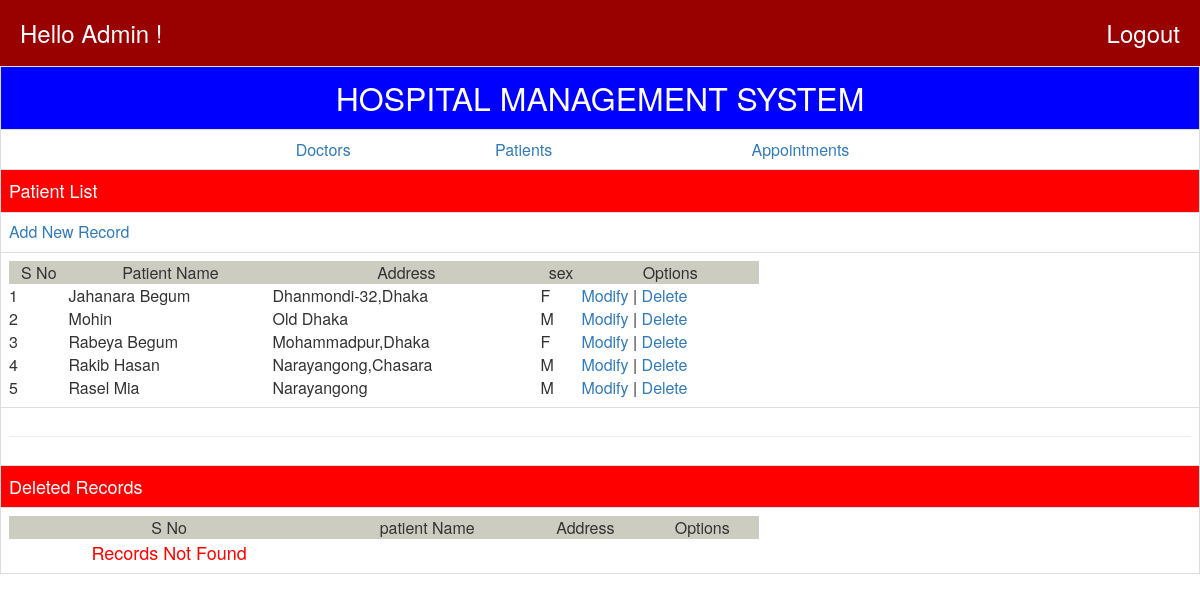
Page /PLIST.php on the committed database.
### tables this page shows
CREATE TABLE IF NOT EXISTS `patient` (
  `pno` int(11) NOT NULL AUTO_INCREMENT,
  `pname` varchar(30) NOT NULL,
  `paddr` varchar(30) NOT NULL,
  `psex` varchar(1) NOT NULL,
  `pshow` varchar(1) NOT NULL DEFAULT 'Y',
  PRIMARY KEY (`pno`)
);

### PLIST.php (the view, shortened to what this page needs)
<?php
require('connection.php');
?><html>
 <head>
 <link rel="stylesheet" href="css/bootstrap.css"/>
 </head>
 <body>
<table class="table table-bordered">
<tr bgcolor=blue><td align=center><font SIZE=6 color=white>HOSPITAL
MANAGEMENT SYSTEM</font></td></tr>
<tr><td><table align=center width=750 cellspacing=0 cellpadding=5>
<tr><td align=center><a href=dlist.php>Doctors</td><td align=center><a
href=plist.php>Patients</td><td align=center><a
href=alist.php>Appointments</td>
</table></td></tr>
<tr bgcolor=red><td ><font size=4 color=white>Patient
List</font></td></tr>
<tr><td><a href=padd.php>Add New Record</a></td></tr>
<tr><td><table width=750 cellspacing=0 cellpadding=5>
<tr bgcolor=#ccccc><td align=center>S No</td><td align=center>Patient
Name</td><td align=center>Address</td><td align=center>sex</td><td
align=center>Options</td></tr>
<?php
$rs1=mysql_query("SELECT * from patient where pshow='Y' order by
pname;");
$sno=1;
while( $row=mysql_fetch_array($rs1)) {
 echo "<tr><td>$sno</td><td>$row[1]</td><td>$row[2]</td><td>$row[3]</td><td><a
href=pmod.php?rno=".$row[0].">Modify</a> | <a
href=pdel.php?rno=".$row[0].">Delete</a></td></tr>";
 $sno++;
}
?>
</table></td></tr>
<tr><td align=center><hr></td></tr>
<tr bgcolor=red><td><font size=4 color=white>Deleted
Records</font></td></tr>
<tr><td><table width=750 cellspacing=0 cellpadding=5>
<tr bgcolor=#ccccc><td align=center>S No</td><td align=center>patient
Name</td><td align=center>Address</td><td
align=center>Options</td></tr>
<?php
$sno=1;
if ($sno==1) echo "<tr><td align=center><font size=4 color=red>Records
Not Found</font></td></tr>";
?>
</table></td></tr>
</table>
</body>
</html>

### rows in the picture
patient: pname "Jahanara Begum", paddr "Dhanmondi-32,Dhaka", psex "F"
patient: pname "Mohin", paddr "Old Dhaka", psex "M"
patient: pname "Rabeya Begum", paddr "Mohammadpur,Dhaka", psex "F"
patient: pname "Rakib Hasan", paddr "Narayangong,Chasara", psex "M"
patient: pname "Rasel Mia", paddr "Narayangong", psex "M"
